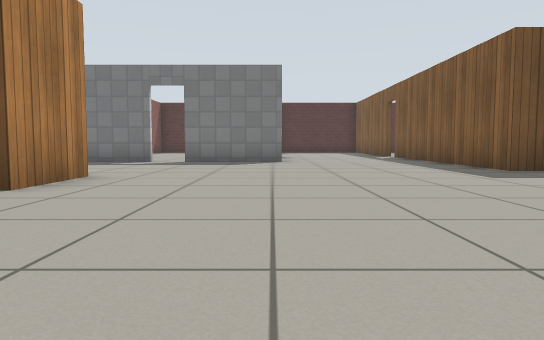
view 1 (above)

17 first-person views from a walk through a Gazebo world. The camera is 0.5 m above the floor, tilts 4° down and sees 70° across. The floor is counted in squares, 1 m on a side. Each view is taken from the middle of a square. On the plan, view 1 faces up. The plan holds only what a view shows up to about 9 squares ahead; the rest is blank. Gazebo's built-in surfaces are drawn with simple patterns.

view 2
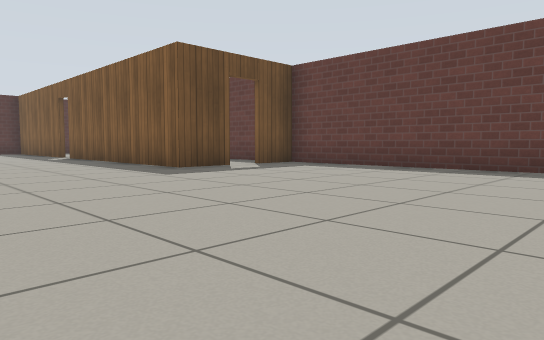

view 3
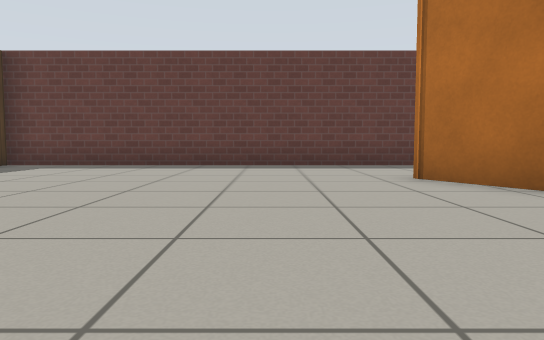

view 4
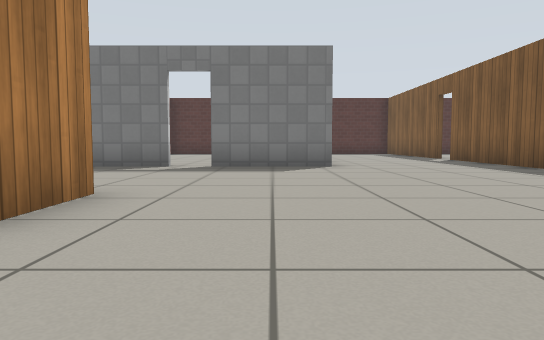

view 5
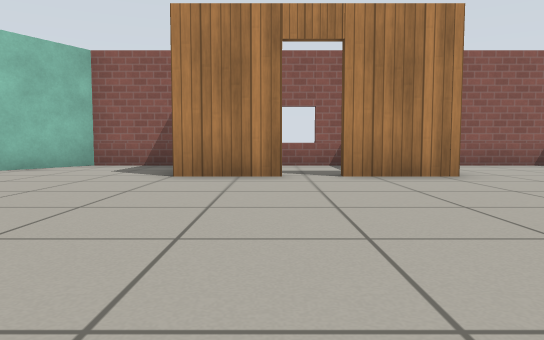

view 6
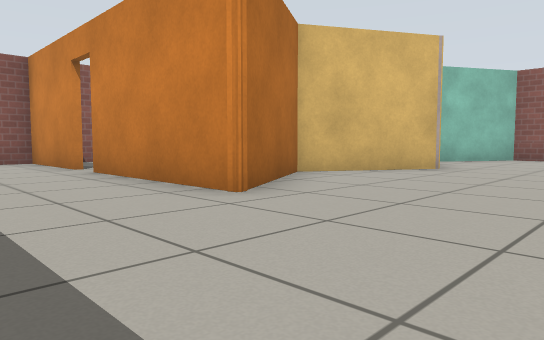

view 7
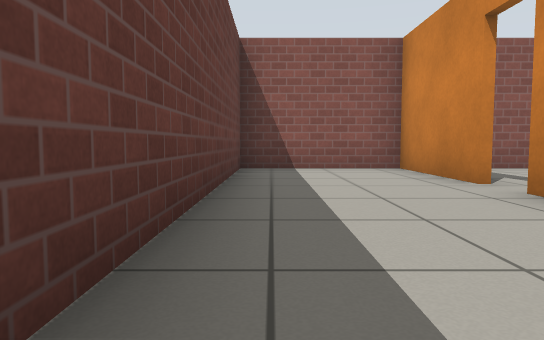

view 8
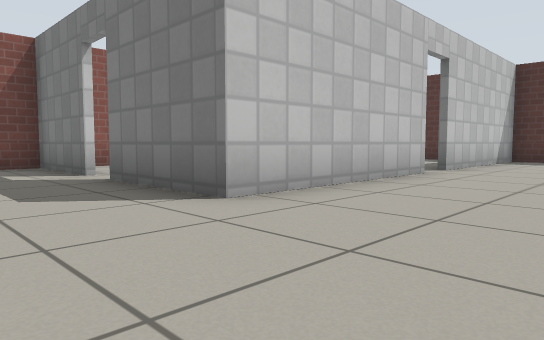

view 9
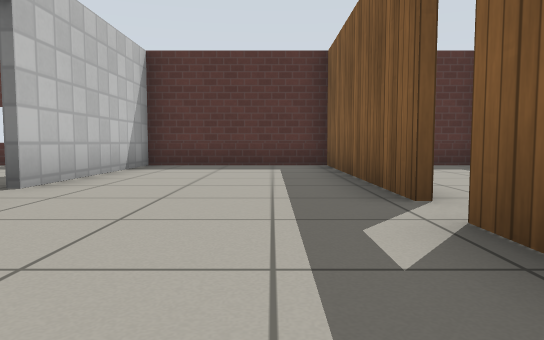

view 10
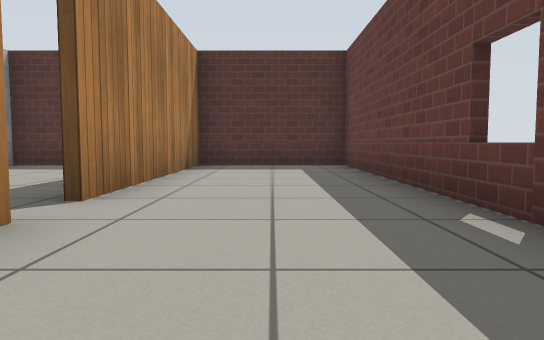

view 11
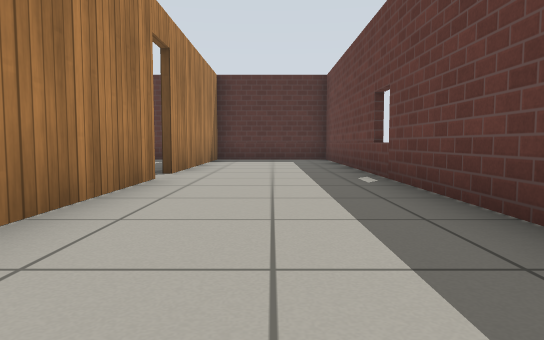

view 12
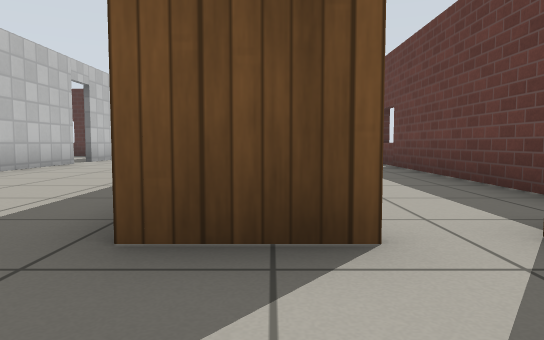

view 13
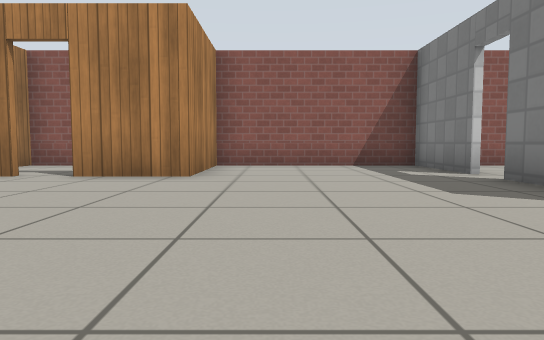

view 14
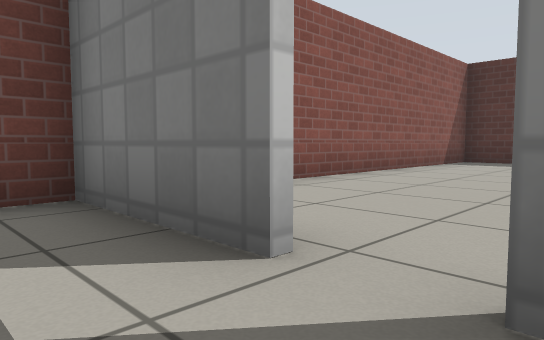

view 15
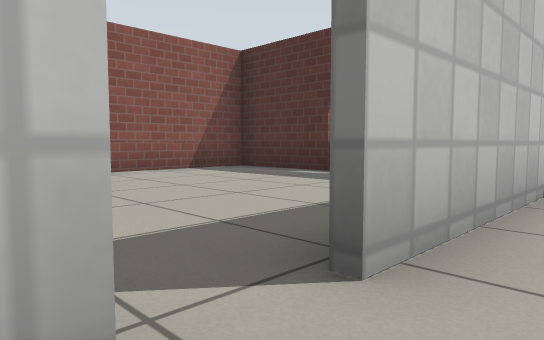

view 16
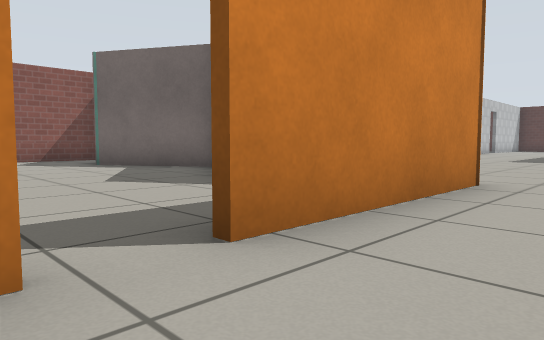

view 17
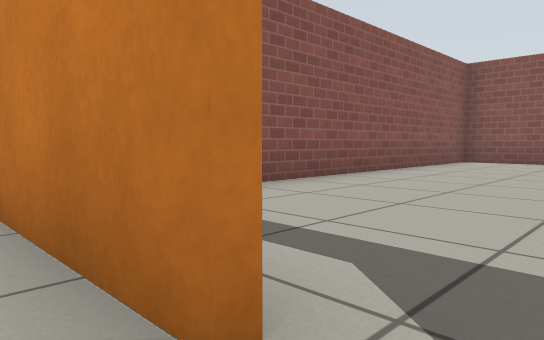

### Floor plan
Ten units are one square. View 1 is at (0, 0); x grows to the right and y downward. Boxes are objects, and circles mark ways between rooms. Rooms are numbered by the first view taken in them; rooms with no view inside come last. Other rooms are left out.
<svg viewBox="-61 -201 142 292">
<path fill="none" stroke="#000" d="M56 -69 42 -69 42 -111M-27 -33 -27 -15M-6 10 20 24 45 10 45 49M-31 -102 -56 -102 -56 -58 -27 -58 -27 -40M42 -126 42 -135M-56 -9 -56 9 -39 19M42 -142 42 -196 3 -196 3 -151M3 -144 3 -102 -24 -102M45 56 45 86 76 86 76 -69M45 -135 45 -102M76 -86 76 -196 45 -196 45 -142M-5 12 -31 27M-44 86 28 86M-56 69 -56 74"/>
<circle cx="40" cy="-140" r="3" fill="#2a7"/>
<circle cx="60" cy="-70" r="3" fill="#2a7"/>
<circle cx="40" cy="55" r="3" fill="#2a7"/>
<text x="20" y="-50">1</text>
<text x="60" y="-140">2</text>
<text x="-10" y="50">3</text>
</svg>
Room 1 opens to room 2. Room 1 opens to room 3.

Where each view was taken, in squares from view 1:
view 1: 0 up, 0 right, facing up
view 2: 0 up, 0 right, facing up-right
view 3: 1 up, 1 left, facing right
view 4: 2 up, 1 left, facing up
view 5: 3 up, 3 right, facing left
view 6: 2 up, 7 right, facing down-left
view 7: 1 down, 7 right, facing down
view 8: 8 up, 3 right, facing up-left
view 9: 11 up, 3 right, facing up
view 10: 11 up, 6 right, facing up
view 11: 8 up, 6 right, facing up
view 12: 5 up, 5 right, facing up
view 13: 7 up, 3 right, facing left
view 14: 9 up, 2 left, facing up-left
view 15: 14 up, 1 right, facing up-left
view 16: 6 down, 6 right, facing up-left
view 17: 5 down, 5 right, facing down-left
